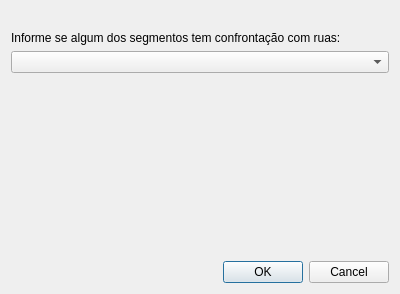
<?xml version="1.0" encoding="UTF-8"?>
<ui version="4.0">
 <class>Dialog</class>
 <widget class="QDialog" name="Dialog">
  <property name="geometry">
   <rect>
    <x>0</x>
    <y>0</y>
    <width>400</width>
    <height>294</height>
   </rect>
  </property>
  <property name="windowTitle">
   <string>CONFRONTAÇÕES COM RUAS</string>
  </property>
  <layout class="QVBoxLayout" name="verticalLayout">
   <item>
    <spacer name="verticalSpacer">
     <property name="orientation">
      <enum>Qt::Vertical</enum>
     </property>
     <property name="sizeType">
      <enum>QSizePolicy::Fixed</enum>
     </property>
     <property name="sizeHint" stdset="0">
      <size>
       <width>20</width>
       <height>20</height>
      </size>
     </property>
    </spacer>
   </item>
   <item>
    <widget class="QLabel" name="label">
     <property name="text">
      <string>Informe se algum dos segmentos tem confrontação com ruas:</string>
     </property>
    </widget>
   </item>
   <item>
    <widget class="QComboBox" name="comboBox">
     <property name="minimumContentsLength">
      <number>0</number>
     </property>
     <property name="placeholderText">
      <string>Selecione um lado...</string>
     </property>
    </widget>
   </item>
   <item>
    <widget class="QStackedWidget" name="stackedWidget">
     <property name="currentIndex">
      <number>0</number>
     </property>
     <widget class="QWidget" name="page">
      <layout class="QVBoxLayout" name="verticalLayout_2"/>
     </widget>
     <widget class="QWidget" name="page_2"/>
     <widget class="QWidget" name="page_3"/>
     <widget class="QWidget" name="page_4"/>
    </widget>
   </item>
   <item>
    <widget class="QDialogButtonBox" name="buttonBox">
     <property name="orientation">
      <enum>Qt::Horizontal</enum>
     </property>
     <property name="standardButtons">
      <set>QDialogButtonBox::Cancel|QDialogButtonBox::Ok</set>
     </property>
    </widget>
   </item>
  </layout>
 </widget>
 <resources/>
 <connections>
  <connection>
   <sender>buttonBox</sender>
   <signal>accepted()</signal>
   <receiver>Dialog</receiver>
   <slot>accept()</slot>
   <hints>
    <hint type="sourcelabel">
     <x>248</x>
     <y>254</y>
    </hint>
    <hint type="destinationlabel">
     <x>157</x>
     <y>274</y>
    </hint>
   </hints>
  </connection>
  <connection>
   <sender>buttonBox</sender>
   <signal>rejected()</signal>
   <receiver>Dialog</receiver>
   <slot>reject()</slot>
   <hints>
    <hint type="sourcelabel">
     <x>316</x>
     <y>260</y>
    </hint>
    <hint type="destinationlabel">
     <x>286</x>
     <y>274</y>
    </hint>
   </hints>
  </connection>
 </connections>
</ui>
